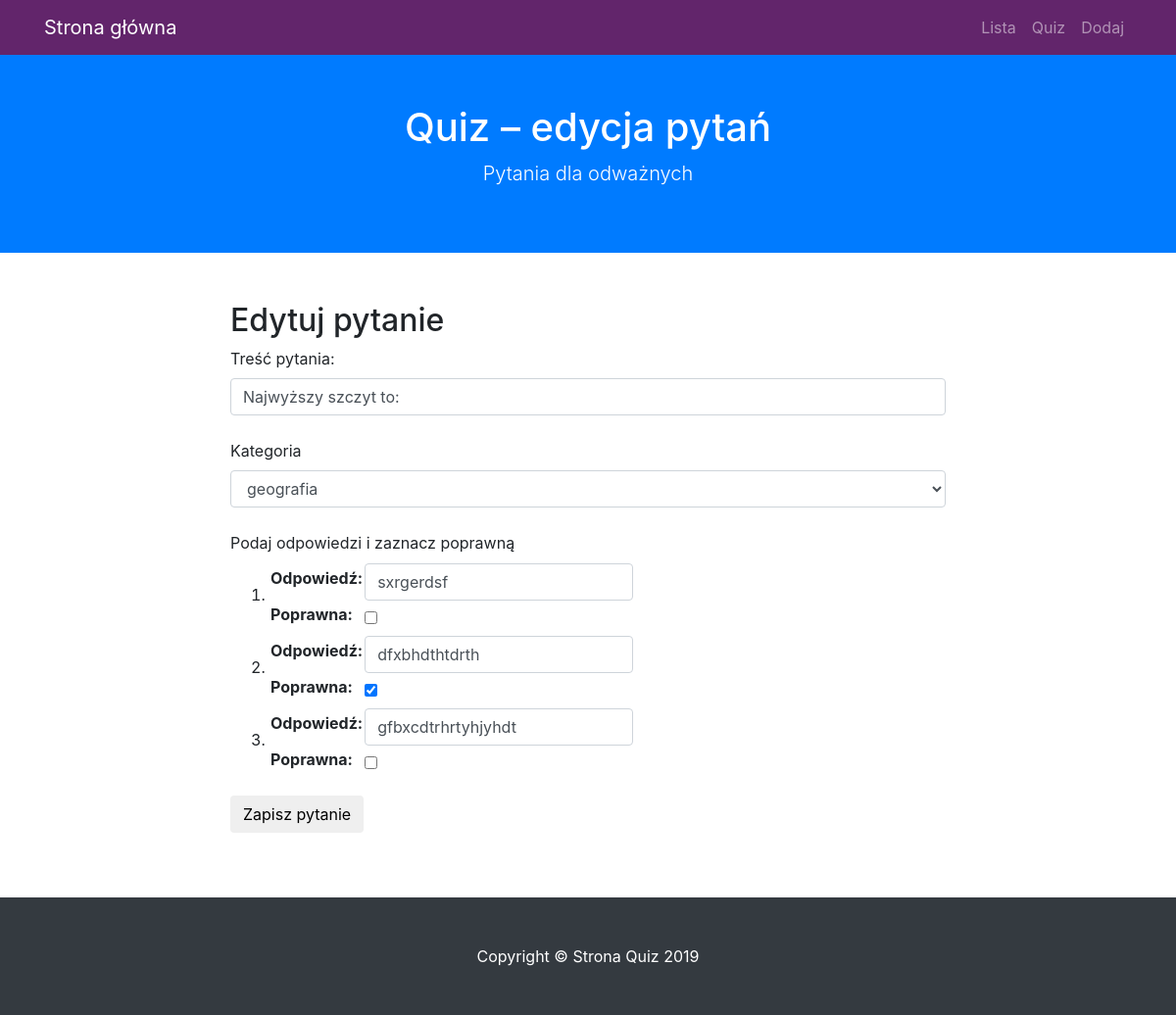
/edytuj/5, run on an earlier commit of the app's database.
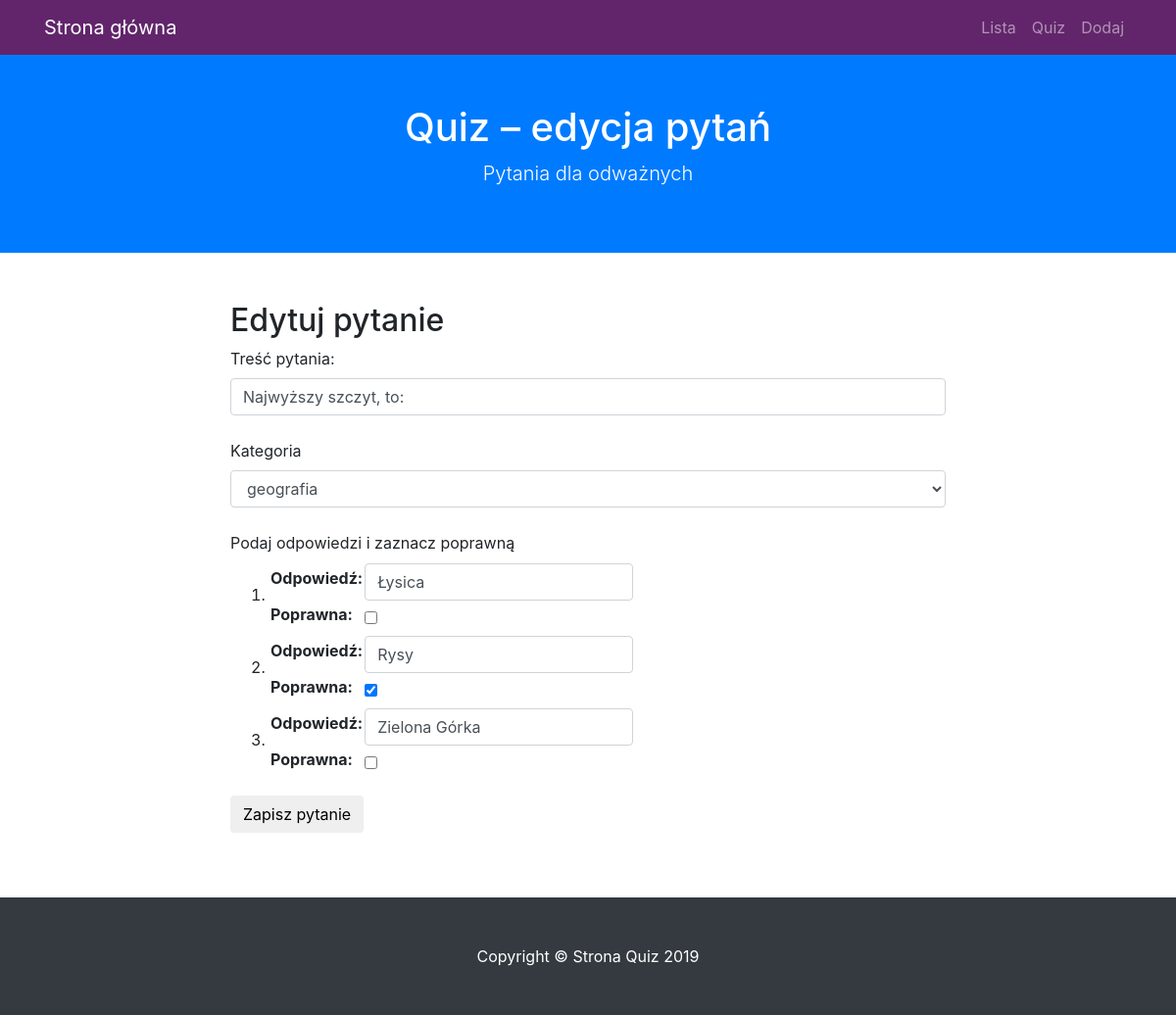
And on a later commit of the database.
### modele.py (models this page shows)
class BazaModel(Model):
    class Meta:
        database = baza

class Pytanie(BazaModel):
    pytanie = CharField(null=False)
    kategoria = ForeignKeyField(Kategoria, related_name='pytania')

### views.py (the view)
@app.route('/edytuj/<int:pid>', methods=['GET', 'POST'])
def edytuj(pid):
    p = get_or_404(pid)
    form = DodajForm(obj=p)
    form.kategoria.choices = [(k.id, k.kategoria) for k in Kategoria.select()]
    form.kategoria.data = p.kategoria.id
    if form.validate_on_submit():
        p.pytanie = form.pytanie.data
        p.kategoria = form.kategoria.data
        p.save()
        for o in form.odpowiedzi.data:
            odp = Odpowiedz.get_by_id(o['id'])
            odp.odpowiedz=o['odpowiedz']
            odp.odpok=int(o['odpok'])
            odp.save()
        flash("Zaktualizowano pytanie: {}".format(form.pytanie.data))
        redirect(url_for('lista'))
    else:
        flash_errors(form)
    odpowiedzi = []
    for o in Odpowiedz.select().where(Odpowiedz.pytanie == p.id).dicts():
        odpowiedzi.append(o)
    form.odpowiedzi(data=odpowiedzi)
    return render_template('edytuj.html', form=form)

### forms.py
class DodajForm(FlaskForm):
    id = HiddenField('Pytanie id')
    pytanie = StringField('Treść pytania:',
                          validators=[Required(message=blad1)])
    kategoria = SelectField('Kategoria', coerce=int)
    odpowiedzi = FieldList(FormField(OdpForm), min_entries=3)

class OdpForm(FlaskForm):
    id = HiddenField('Odpowiedź id')
    pytanie = HiddenField('Pytanie id')
    odpowiedz = StringField('Odpowiedź:',
                             validators=[Required(message=blad1)],
                             render_kw={'class':'form-control'})
    odpok = BooleanField('Poprawna:')

### app.py (called while the page is built)
@app.before_request
def before_request():
    g.db = baza
    g.db.connect(reuse_if_open=True)

@app.after_request
def after_request(response):
    g.db.close()
    return response

### views.py (called while the page is built)
def flash_errors(form):
    for field, errors in form.errors.items():
        for error in errors:
            if type(error) is list:
                error = error[0]
            flash("Błąd: {}. Pole: {}".format(
                error,
                getattr(form, field).label.text))

def get_or_404(pid):
    try:
        p = Pytanie.get_by_id(pid)
        return p
    except Pytanie.DoesNotExist:
        abort(404)

### templates/edytuj.html (shortened to what this page needs)
{% extends "szablon.html" %}
{% block h1 %}Quiz – edycja pytań{% endblock %}
{% block tresc %}
    <h2>Edytuj pytanie</h2>
    {% include "pytanie_form.html" %}
{% endblock %}

### templates/pytanie_form.html (shortened to what this page needs)
    <form method="POST" action="">
        <div class="form-group">
        {{ form.pytanie.label }}<br>
        {{ form.pytanie(class_="form-control") }}<br>
        {{ form.kategoria.label }}<br>
        {{ form.kategoria(class_="form-control") }}<br>
    <label>Podaj odpowiedzi i zaznacz poprawną</label><br>
    <ol>
    {% for o in form.odpowiedzi %}
        <li>{{ o }}</li>
    {% endfor %}
    </ol>
        <input type="submit" class="btn btn-default" value="Zapisz pytanie">
    </div>
    </form>

What changed in the data, as far as the page shows it:
changed Pytanie "geografia": pytanie "Najwyższy szczyt to:" → "Najwyższy szczyt, to:"
Also different on the page:
form field o: "sxrgerdsf" → "Łysica"
form field o: "dfxbhdthtdrth" → "Rysy"
form field o: "gfbxcdtrhrtyhjyhdt" → "Zielona Górka"
